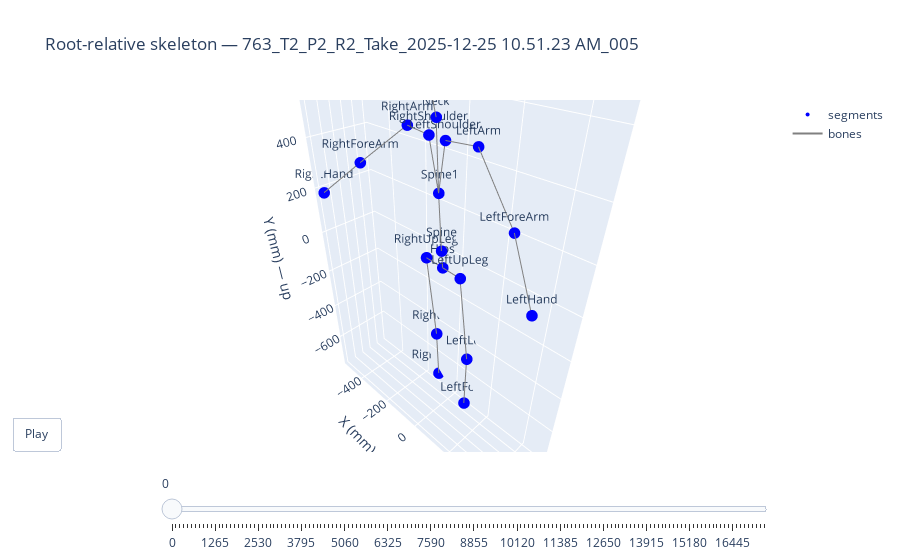

Write notebook code for a chart like this one.
### Markdown cell above
## Plotly dashboard: 3D skeleton (slider + animation), Raw vs Zeroed ω, Geodesic stability

### Code cell
import plotly.graph_objects as go
from plotly.subplots import make_subplots

# Build root-relative position arrays per segment for skeleton
seg_xyz = {}
for seg in segments_with_pos:
    kx, ky, kz = f"{seg}__px", f"{seg}__py", f"{seg}__pz"
    if kx in pos_rel and ky in pos_rel and kz in pos_rel:
        seg_xyz[seg] = np.column_stack([pos_rel[kx], pos_rel[ky], pos_rel[kz]])
n_f = len(df_in)
t_axis = df_in['time_s'].values

# Edges from kinematics_map (parent -> child) where both have position
edges = []
for jname, jinfo in kinematics_map.items():
    pname = jinfo.get("parent")
    if pname is None:
        continue
    if jname in seg_xyz and pname in seg_xyz:
        edges.append((pname, jname))

def skeleton_trace(frame_ix):
    scatter = go.Scatter3d(
        x=[seg_xyz[s][frame_ix, 0] for s in seg_xyz],
        y=[seg_xyz[s][frame_ix, 1] for s in seg_xyz],
        z=[seg_xyz[s][frame_ix, 2] for s in seg_xyz],
        mode='markers+text', text=list(seg_xyz.keys()), textposition='top center', marker=dict(size=4, color='blue'),
        name='segments'
    )
    line_x, line_y, line_z = [], [], []
    for p, c in edges:
        line_x += [seg_xyz[p][frame_ix, 0], seg_xyz[c][frame_ix, 0], None]
        line_y += [seg_xyz[p][frame_ix, 1], seg_xyz[c][frame_ix, 1], None]
        line_z += [seg_xyz[p][frame_ix, 2], seg_xyz[c][frame_ix, 2], None]
    bone = go.Scatter3d(x=line_x, y=line_y, z=line_z, mode='lines', line=dict(color='gray', width=2), name='bones')
    return [scatter, bone]

n_slider = min(150, n_f)
step = max(1, (n_f - 1) // n_slider)
frame_indices = list(range(0, n_f, step))
if frame_indices[-1] != n_f - 1:
    frame_indices.append(n_f - 1)
fig_skel = go.Figure(data=skeleton_trace(0))
fig_skel.update_layout(
    title=f'Root-relative skeleton — {RUN_ID}',
    scene=dict(
        xaxis_title='X (mm) — floor',
        yaxis_title='Y (mm) — up',
        zaxis_title='Z (mm) — floor',
        aspectmode='data',
        camera=dict(up=dict(x=0, y=1, z=0), eye=dict(x=1.2, y=1.2, z=1.2)),
    ),
    updatemenus=[dict(type='buttons', showactive=False, y=0.1, buttons=[dict(label='Play', method='animate', args=[None, dict(frame=dict(duration=40, redraw=True), fromcurrent=True)])])],
    sliders=[dict(active=0, len=0.9, x=0.1, steps=[dict(args=[[str(i)], dict(frame=dict(duration=0), mode='immediate')], label=str(frame_indices[i]), method='animate') for i in range(len(frame_indices))])]
)
fig_skel.frames = [go.Frame(data=skeleton_trace(fi), name=str(i)) for i, fi in enumerate(frame_indices)]
if seg_xyz and edges:
    fig_skel.show()
else:
    print("No root-relative positions or edges; skipping 3D skeleton.")

### Figure 1 — Plotly figure (JSON) as saved in the notebook; plotly's stock layout.template omitted (floating-point values rounded to 4 significant figures)
{"data": [{"marker": {"color": "blue", "size": 4}, "mode": "markers+text", "name": "segments", "text": ["Spine", "RightShoulder", "Spine1", "LeftArm", "Neck", "LeftLeg", "Hips", "RightForeArm", "LeftShoulder", "LeftForeArm", "RightLeg", "LeftHand", "RightArm", "LeftFoot", "LeftUpLeg", "RightUpLeg", "Head", "RightHand", "RightFoot"], "textposition": "top center", "type": "scatter3d", "x": [0.02391, -36.79, 0.2085, 150.7, -0.2467, 95.0, 0, -354.6, 36.55, 339.5, -105.6, 480.0, -151.2, 93.86, 92.02, -92.02, 0.1801, -514.8, -115.4], "y": [76.39, 489.4, 306.3, 493.8, 549.8, -455.7, 0, 329.4, 489.4, 313.1, -453.1, 153.9, 493.3, -749.8, -0.5039, 0.504, 685.0, 184.0, -745.8], "z": [7.373, 31.46, 24.2, 18.66, 36.33, -57.45, 0, 72.97, 34.49, 74.04, -76.67, 159.8, 17.14, -58.49, 4.923, -4.923, 73.28, 148.3, -103.9]}, {"line": {"color": "gray", "width": 2}, "mode": "lines", "name": "bones", "type": "scatter3d", "x": [0, 0.02391, null, 0.02391, 0.2085, null, 0.2085, -0.2467, null, -0.2467, 0.1801, null, 0, 92.02, null, 92.02, 95.0, null, 95.0, 93.86, null, 0, -92.02, null, -92.02, -105.6, null, -105.6, -115.4, null, 0.2085, 36.55, null, 36.55, 150.7, null, 150.7, 339.5, null, 339.5, 480.0, null, 0.2085, -36.79, null, -36.79, -151.2, null, -151.2, -354.6, null, -354.6, -514.8, null], "y": [0, 76.39, null, 76.39, 306.3, null, 306.3, 549.8, null, 549.8, 685.0, null, 0, -0.5039, null, -0.5039, -455.7, null, -455.7, -749.8, null, 0, 0.504, null, 0.504, -453.1, null, -453.1, -745.8, null, 306.3, 489.4, null, 489.4, 493.8, null, 493.8, 313.1, null, 313.1, 153.9, null, 306.3, 489.4, null, 489.4, 493.3, null, 493.3, 329.4, null, 329.4, 184.0, null], "z": [0, 7.373, null, 7.373, 24.2, null, 24.2, 36.33, null, 36.33, 73.28, null, 0, 4.923, null, 4.923, -57.45, null, -57.45, -58.49, null, 0, -4.923, null, -4.923, -76.67, null, -76.67, -103.9, null, 24.2, 34.49, null, 34.49, 18.66, null, 18.66, 74.04, null, 74.04, 159.8, null, 24.2, 31.46, null, 31.46, 17.14, null, 17.14, 72.97, null, 72.97, 148.3, null]}], "layout": {"scene": {"aspectmode": "data", "camera": {"eye": {"x": 1.2, "y": 1.2, "z": 1.2}, "up": {"x": 0, "y": 1, "z": 0}}, "xaxis": {"title": {"text": "X (mm) — floor"}}, "yaxis": {"title": {"text": "Y (mm) — up"}}, "zaxis": {"title": {"text": "Z (mm) — floor"}}}, "sliders": [{"active": 0, "len": 0.9, "steps": [{"args": [["0"], {"frame": {"duration": 0}, "mode": "immediate"}], "label": "0", "method": "animate"}, {"args": [["1"], {"frame": {"duration": 0}, "mode": "immediate"}], "label": "115", "method": "animate"}, {"args": [["2"], {"frame": {"duration": 0}, "mode": "immediate"}], "label": "230", "method": "animate"}, {"args": [["3"], {"frame": {"duration": 0}, "mode": "immediate"}], "label": "345", "method": "animate"}, {"args": [["4"], {"frame": {"duration": 0}, "mode": "immediate"}], "label": "460", "method": "animate"}, {"args": [["5"], {"frame": {"duration": 0}, "mode": "immediate"}], "label": "575", "method": "animate"}, {"args": [["6"], {"frame": {"duration": 0}, "mode": "immediate"}], "label": "690", "method": "animate"}, {"args": [["7"], {"frame": {"duration": 0}, "mode": "immediate"}], "label": "805", "method": "animate"}, {"args": [["8"], {"frame": {"duration": 0}, "mode": "immediate"}], "label": "920", "method": "animate"}, {"args": [["9"], {"frame": {"duration": 0}, "mode": "immediate"}], "label": "1035", "method": "animate"}, {"args": [["10"], {"frame": {"duration": 0}, "mode": "immediate"}], "label": "1150", "method": "animate"}, {"args": [["11"], {"frame": {"duration": 0}, "mode": "immediate"}], "label": "1265", "method": "animate"}, {"args": [["12"], {"frame": {"duration": 0}, "mode": "immediate"}], "label": "1380", "method": "animate"}, {"args": [["13"], {"frame": {"duration": 0}, "mode": "immediate"}], "label": "1495", "method": "animate"}, {"args": [["14"], {"frame": {"duration": 0}, "mode": "immediate"}], "label": "1610", "method": "animate"}, {"args": [["15"], {"frame": {"duration": 0}, "mode": "immediate"}], "label": "1725", "method": "animate"}, {"args": [["16"], {"frame": {"duration": 0}, "mode": "immediate"}], "label": "1840", "method": "animate"}, {"args": [["17"], {"frame": {"duration": 0}, "mode": "immediate"}], "label": "1955", "method": "animate"}, {"args": [["18"], {"frame": {"duration": 0}, "mode": "immediate"}], "label": "2070", "method": "animate"}, {"args": [["19"], {"frame": {"duration": 0}, "mode": "immediate"}], "label": "2185", "method": "animate"}, {"args": [["20"], {"frame": {"duration": 0}, "mode": "immediate"}], "label": "2300", "method": "animate"}, {"args": [["21"], {"frame": {"duration": 0}, "mode": "immediate"}], "label": "2415", "method": "animate"}, {"args": [["22"], {"frame": {"duration": 0}, "mode": "immediate"}], "label": "2530", "method": "animate"}, {"args": [["23"], {"frame": {"duration": 0}, "mode": "immediate"}], "label": "2645", "method": "animate"}, {"args": [["24"], {"frame": {"duration": 0}, "mode": "immediate"}], "label": "2760", "method": "animate"}, {"args": [["25"], {"frame": {"duration": 0}, "mode": "immediate"}], "label": "2875", "method": "animate"}, {"args": [["26"], {"frame": {"duration": 0}, "mode": "immediate"}], "label": "2990", "method": "animate"}, {"args": [["27"], {"frame": {"duration": 0}, "mode": "immediate"}], "label": "3105", "method": "animate"}, {"args": [["28"], {"frame": {"duration": 0}, "mode": "immediate"}], "label": "3220", "method": "animate"}, {"args": [["29"], {"frame": {"duration": 0}, "mode": "immediate"}], "label": "3335", "method": "animate"}, {"args": [["30"], {"frame": {"duration": 0}, "mode": "immediate"}], "label": "3450", "method": "animate"}, {"args": [["31"], {"frame": {"duration": 0}, "mode": "immediate"}], "label": "3565", "method": "animate"}, {"args": [["32"], {"frame": {"duration": 0}, "mode": "immediate"}], "label": "3680", "method": "animate"}, {"args": [["33"], {"frame": {"duration": 0}, "mode": "immediate"}], "label": "3795", "method": "animate"}, {"args": [["34"], {"frame": {"duration": 0}, "mode": "immediate"}], "label": "3910", "method": "animate"}, {"args": [["35"], {"frame": {"duration": 0}, "mode": "immediate"}], "label": "4025", "method": "animate"}, {"args": [["36"], {"frame": {"duration": 0}, "mode": "immediate"}], "label": "4140", "method": "animate"}, {"args": [["37"], {"frame": {"duration": 0}, "mode": "immediate"}], "label": "4255", "method": "animate"}, {"args": [["38"], {"frame": {"duration": 0}, "mode": "immediate"}], "label": "4370", "method": "animate"}, {"args": [["39"], {"frame": {"duration": 0}, "mode": "immediate"}], "label": "4485", "method": "animate"}, {"args": [["40"], {"frame": {"duration": 0}, "mode": "immediate"}], "label": "4600", "method": "animate"}, {"args": [["41"], {"frame": {"duration": 0}, "mode": "immediate"}], "label": "4715", "method": "animate"}, {"args": [["42"], {"frame": {"duration": 0}, "mode": "immediate"}], "label": "4830", "method": "animate"}, {"args": [["43"], {"frame": {"duration": 0}, "mode": "immediate"}], "label": "4945", "method": "animate"}, {"args": [["44"], {"frame": {"duration": 0}, "mode": "immediate"}], "label": "5060", "method": "animate"}, {"args": [["45"], {"frame": {"duration": 0}, "mode": "immediate"}], "label": "5175", "method": "animate"}, {"args": [["46"], {"frame": {"duration": 0}, "mode": "immediate"}], "label": "5290", "method": "animate"}, {"args": [["47"], {"frame": {"duration": 0}, "mode": "immediate"}], "label": "5405", "method": "animate"}, {"args": [["48"], {"frame": {"duration": 0}, "mode": "immediate"}], "label": "5520", "method": "animate"}, {"args": [["49"], {"frame": {"duration": 0}, "mode": "immediate"}], "label": "5635", "method": "animate"}, {"args": [["50"], {"frame": {"duration": 0}, "mode": "immediate"}], "label": "5750", "method": "animate"}, {"args": [["51"], {"frame": {"duration": 0}, "mode": "immediate"}], "label": "5865", "method": "animate"}, {"args": [["52"], {"frame": {"duration": 0}, "mode": "immediate"}], "label": "5980", "method": "animate"}, {"args": [["53"], {"frame": {"duration": 0}, "mode": "immediate"}], "label": "6095", "method": "animate"}, {"args": [["54"], {"frame": {"duration": 0}, "mode": "immediate"}], "label": "6210", "method": "animate"}, {"args": [["55"], {"frame": {"duration": 0}, "mode": "immediate"}], "label": "6325", "method": "animate"}, {"args": [["56"], {"frame": {"duration": 0}, "mode": "immediate"}], "label": "6440", "method": "animate"}, {"args": [["57"], {"frame": {"duration": 0}, "mode": "immediate"}], "label": "6555", "method": "animate"}, {"args": [["58"], {"frame": {"duration": 0}, "mode": "immediate"}], "label": "6670", "method": "animate"}, {"args": [["59"], {"frame": {"duration": 0}, "mode": "immediate"}], "label": "6785", "method": "animate"}, {"args": [["60"], {"frame": {"duration": 0}, "mode": "immediate"}], "label": "6900", "method": "animate"}, {"args": [["61"], {"frame": {"duration": 0}, "mode": "immediate"}], "label": "7015", "method": "animate"}, {"args": [["62"], {"frame": {"duration": 0}, "mode": "immediate"}], "label": "7130", "method": "animate"}, {"args": [["63"], {"frame": {"duration": 0}, "mode": "immediate"}], "label": "7245", "method": "animate"}, {"args": [["64"], {"frame": {"duration": 0}, "mode": "immediate"}], "label": "7360", "method": "animate"}, {"args": [["65"], {"frame": {"duration": 0}, "mode": "immediate"}], "label": "7475", "method": "animate"}, {"args": [["66"], {"frame": {"duration": 0}, "mode": "immediate"}], "label": "7590", "method": "animate"}, {"args": [["67"], {"frame": {"duration": 0}, "mode": "immediate"}], "label": "7705", "method": "animate"}, {"args": [["68"], {"frame": {"duration": 0}, "mode": "immediate"}], "label": "7820", "method": "animate"}, {"args": [["69"], {"frame": {"duration": 0}, "mode": "immediate"}], "label": "7935", "method": "animate"}, {"args": [["70"], {"frame": {"duration": 0}, "mode": "immediate"}], "label": "8050", "method": "animate"}, {"args": [["71"], {"frame": {"duration": 0}, "mode": "immediate"}], "label": "8165", "method": "animate"}, {"args": [["72"], {"frame": {"duration": 0}, "mode": "immediate"}], "label": "8280", "method": "animate"}, {"args": [["73"], {"frame": {"duration": 0}, "mode": "immediate"}], "label": "8395", "method": "animate"}, {"args": [["74"], {"frame": {"duration": 0}, "mode": "immediate"}], "label": "8510", "method": "animate"}, {"args": [["75"], {"frame": {"duration": 0}, "mode": "immediate"}], "label": "8625", "method": "animate"}, {"args": [["76"], {"frame": {"duration": 0}, "mode": "immediate"}], "label": "8740", "method": "animate"}, {"args": [["77"], {"frame": {"duration": 0}, "mode": "immediate"}], "label": "8855", "method": "animate"}, {"args": [["78"], {"frame": {"duration": 0}, "mode": "immediate"}], "label": "8970", "method": "animate"}, {"args": [["79"], {"frame": {"duration": 0}, "mode": "immediate"}], "label": "9085", "method": "animate"}, {"args": [["80"], {"frame": {"duration": 0}, "mode": "immediate"}], "label": "9200", "method": "animate"}, {"args": [["81"], {"frame": {"duration": 0}, "mode": "immediate"}], "label": "9315", "method": "animate"}, {"args": [["82"], {"frame": {"duration": 0}, "mode": "immediate"}], "label": "9430", "method": "animate"}, {"args": [["83"], {"frame": {"duration": 0}, "mode": "immediate"}], "label": "9545", "method": "animate"}, {"args": [["84"], {"frame": {"duration": 0}, "mode": "immediate"}], "label": "9660", "method": "animate"}, {"args": [["85"], {"frame": {"duration": 0}, "mode": "immediate"}], "label": "9775", "method": "animate"}, {"args": [["86"], {"frame": {"duration": 0}, "mode": "immediate"}], "label": "9890", "method": "animate"}, {"args": [["87"], {"frame": {"duration": 0}, "mode": "immediate"}], "label": "10005", "method": "animate"}, {"args": [["88"], {"frame": {"duration": 0}, "mode": "immediate"}], "label": "10120", "method": "animate"}, {"args": [["89"], {"frame": {"duration": 0}, "mode": "immediate"}], "label": "10235", "method": "animate"}, {"args": [["90"], {"frame": {"duration": 0}, "mode": "immediate"}], "label": "10350", "method": "animate"}, {"args": [["91"], {"frame": {"duration": 0}, "mode": "immediate"}], "label": "10465", "method": "animate"}, {"args": [["92"], {"frame": {"duration": 0}, "mode": "immediate"}], "label": "10580", "method": "animate"}, {"args": [["93"], {"frame": {"duration": 0}, "mode": "immediate"}], "label": "10695", "method": "animate"}, {"args": [["94"], {"frame": {"duration": 0}, "mode": "immediate"}], "label": "10810", "method": "animate"}, {"args": [["95"], {"frame": {"duration": 0}, "mode": "immediate"}], "label": "10925", "method": "animate"}, {"args": [["96"], {"frame": {"duration": 0}, "mode": "immediate"}], "label": "11040", "method": "animate"}, {"args": [["97"], {"frame": {"duration": 0}, "mode": "immediate"}], "label": "11155", "method": "animate"}, {"args": [["98"], {"frame": {"duration": 0}, "mode": "immediate"}], "label": "11270", "method": "animate"}, {"args": [["99"], {"frame": {"duration": 0}, "mode": "immediate"}], "label": "11385", "method": "animate"}, {"args": [["100"], {"frame": {"duration": 0}, "mode": "immediate"}], "label": "11500", "method": "animate"}, {"args": [["101"], {"frame": {"duration": 0}, "mode": "immediate"}], "label": "11615", "method": "animate"}, {"args": [["102"], {"frame": {"duration": 0}, "mode": "immediate"}], "label": "11730", "method": "animate"}, {"args": [["103"], {"frame": {"duration": 0}, "mode": "immediate"}], "label": "11845", "method": "animate"}, {"args": [["104"], {"frame": {"duration": 0}, "mode": "immediate"}], "label": "11960", "method": "animate"}, {"args": [["105"], {"frame": {"duration": 0}, "mode": "immediate"}], "label": "12075", "method": "animate"}, {"args": [["106"], {"frame": {"duration": 0}, "mode": "immediate"}], "label": "12190", "method": "animate"}, {"args": [["107"], {"frame": {"duration": 0}, "mode": "immediate"}], "label": "12305", "method": "animate"}, {"args": [["108"], {"frame": {"duration": 0}, "mode": "immediate"}], "label": "12420", "method": "animate"}, {"args": [["109"], {"frame": {"duration": 0}, "mode": "immediate"}], "label": "12535", "method": "animate"}, {"args": [["110"], {"frame": {"duration": 0}, "mode": "immediate"}], "label": "12650", "method": "animate"}, {"args": [["111"], {"frame": {"duration": 0}, "mode": "immediate"}], "label": "12765", "method": "animate"}, {"args": [["112"], {"frame": {"duration": 0}, "mode": "immediate"}], "label": "12880", "method": "animate"}, {"args": [["113"], {"frame": {"duration": 0}, "mode": "immediate"}], "label": "12995", "method": "animate"}, {"args": [["114"], {"frame": {"duration": 0}, "mode": "immediate"}], "label": "13110", "method": "animate"}, {"args": [["115"], {"frame": {"duration": 0}, "mode": "immediate"}], "label": "13225", "method": "animate"}, {"args": [["116"], {"frame": {"duration": 0}, "mode": "immediate"}], "label": "13340", "method": "animate"}, {"args": [["117"], {"frame": {"duration": 0}, "mode": "immediate"}], "label": "13455", "method": "animate"}, {"args": [["118"], {"frame": {"duration": 0}, "mode": "immediate"}], "label": "13570", "method": "animate"}, {"args": [["119"], {"frame": {"duration": 0}, "mode": "immediate"}], "label": "13685", "method": "animate"}, {"args": [["120"], {"frame": {"duration": 0}, "mode": "immediate"}], "label": "13800", "method": "animate"}, {"args": [["121"], {"frame": {"duration": 0}, "mode": "immediate"}], "label": "13915", "method": "animate"}, {"args": [["122"], {"frame": {"duration": 0}, "mode": "immediate"}], "label": "14030", "method": "animate"}, {"args": [["123"], {"frame": {"duration": 0}, "mode": "immediate"}], "label": "14145", "method": "animate"}, {"args": [["124"], {"frame": {"duration": 0}, "mode": "immediate"}], "label": "14260", "method": "animate"}, {"args": [["125"], {"frame": {"duration": 0}, "mode": "immediate"}], "label": "14375", "method": "animate"}, {"args": [["126"], {"frame": {"duration": 0}, "mode": "immediate"}], "label": "14490", "method": "animate"}, {"args": [["127"], {"frame": {"duration": 0}, "mode": "immediate"}], "label": "14605", "method": "animate"}, {"args": [["128"], {"frame": {"duration": 0}, "mode": "immediate"}], "label": "14720", "method": "animate"}, {"args": [["129"], {"frame": {"duration": 0}, "mode": "immediate"}], "label": "14835", "method": "animate"}, {"args": [["130"], {"frame": {"duration": 0}, "mode": "immediate"}], "label": "14950", "method": "animate"}, {"args": [["131"], {"frame": {"duration": 0}, "mode": "immediate"}], "label": "15065", "method": "animate"}, {"args": [["132"], {"frame": {"duration": 0}, "mode": "immediate"}], "label": "15180", "method": "animate"}, {"args": [["133"], {"frame": {"duration": 0}, "mode": "immediate"}], "label": "15295", "method": "animate"}, {"args": [["134"], {"frame": {"duration": 0}, "mode": "immediate"}], "label": "15410", "method": "animate"}, {"args": [["135"], {"frame": {"duration": 0}, "mode": "immediate"}], "label": "15525", "method": "animate"}, {"args": [["136"], {"frame": {"duration": 0}, "mode": "immediate"}], "label": "15640", "method": "animate"}, {"args": [["137"], {"frame": {"duration": 0}, "mode": "immediate"}], "label": "15755", "method": "animate"}, {"args": [["138"], {"frame": {"duration": 0}, "mode": "immediate"}], "label": "15870", "method": "animate"}, {"args": [["139"], {"frame": {"duration": 0}, "mode": "immediate"}], "label": "15985", "method": "animate"}, {"args": [["140"], {"frame": {"duration": 0}, "mode": "immediate"}], "label": "16100", "method": "animate"}, {"args": [["141"], {"frame": {"duration": 0}, "mode": "immediate"}], "label": "16215", "method": "animate"}, {"args": [["142"], {"frame": {"duration": 0}, "mode": "immediate"}], "label": "16330", "method": "animate"}, {"args": [["143"], {"frame": {"duration": 0}, "mode": "immediate"}], "label": "16445", "method": "animate"}, {"args": [["144"], {"frame": {"duration": 0}, "mode": "immediate"}], "label": "16560", "method": "animate"}, {"args": [["145"], {"frame": {"duration": 0}, "mode": "immediate"}], "label": "16675", "method": "animate"}, {"args": [["146"], {"frame": {"duration": 0}, "mode": "immediate"}], "label": "16790", "method": "animate"}, {"args": [["147"], {"frame": {"duration": 0}, "mode": "immediate"}], "label": "16905", "method": "animate"}, {"args": [["148"], {"frame": {"duration": 0}, "mode": "immediate"}], "label": "17020", "method": "animate"}, {"args": [["149"], {"frame": {"duration": 0}, "mode": "immediate"}], "label": "17135", "method": "animate"}, {"args": [["150"], {"frame": {"duration": 0}, "mode": "immediate"}], "label": "17250", "method": "animate"}, {"args": [["151"], {"frame": {"duration": 0}, "mode": "immediate"}], "label": "17261", "method": "animate"}], "x": 0.1}], "title": {"text": "Root-relative skeleton — 763_T2_P2_R2_Take_2025-12-25 10.51.23 AM_005"}, "updatemenus": [{"buttons": [{"args": [null, {"frame": {"duration": 40, "redraw": true}, "fromcurrent": true}], "label": "Play", "method": "animate"}], "showactive": false, "type": "buttons", "y": 0.1}]}}
